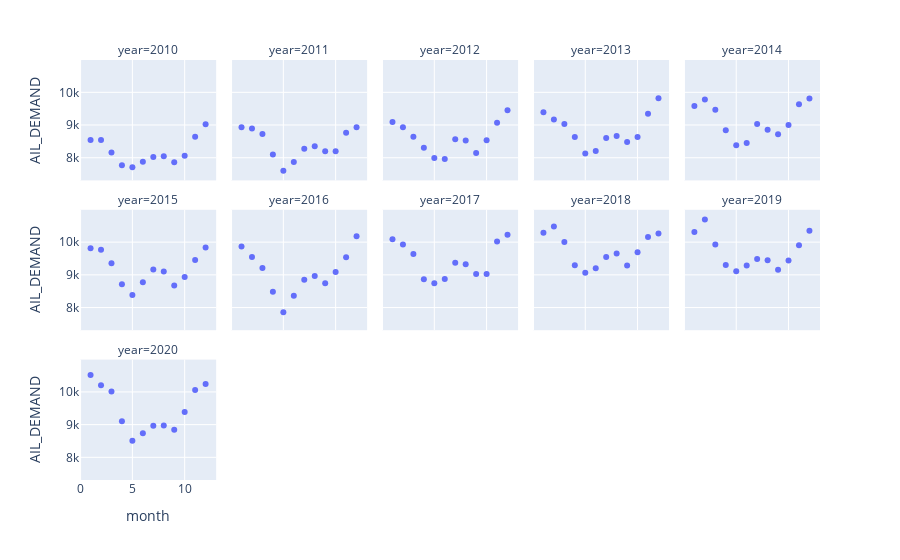

The notebook cell saved with this chart:
### Code cell
px.scatter(month_avg, x = "month", y = "AIL_DEMAND", facet_col = "year", facet_col_wrap= 5)

### Figure 1 — Plotly figure (JSON) as saved in the notebook; plotly's stock layout.template omitted (floating-point values rounded to 4 significant figures)
{"data": [{"hovertemplate": "year=2010<br>month=%{x}<br>AIL_DEMAND=%{y}<extra></extra>", "legendgroup": "", "marker": {"color": "#636efa", "symbol": "circle"}, "mode": "markers", "name": "", "orientation": "v", "showlegend": false, "type": "scatter", "x": [1, 2, 3, 4, 5, 6, 7, 8, 9, 10, 11, 12], "xaxis": "x11", "y": [8545.0, 8541.0, 8159.0, 7774.0, 7707.0, 7878.0, 8025.0, 8042.0, 7862.0, 8063.0, 8643.0, 9021.0], "yaxis": "y11"}, {"hovertemplate": "year=2011<br>month=%{x}<br>AIL_DEMAND=%{y}<extra></extra>", "legendgroup": "", "marker": {"color": "#636efa", "symbol": "circle"}, "mode": "markers", "name": "", "orientation": "v", "showlegend": false, "type": "scatter", "x": [1, 2, 3, 4, 5, 6, 7, 8, 9, 10, 11, 12], "xaxis": "x12", "y": [8935.0, 8893.0, 8729.0, 8099.0, 7606.0, 7871.0, 8274.0, 8352.0, 8195.0, 8200.0, 8764.0, 8930.0], "yaxis": "y12"}, {"hovertemplate": "year=2012<br>month=%{x}<br>AIL_DEMAND=%{y}<extra></extra>", "legendgroup": "", "marker": {"color": "#636efa", "symbol": "circle"}, "mode": "markers", "name": "", "orientation": "v", "showlegend": false, "type": "scatter", "x": [1, 2, 3, 4, 5, 6, 7, 8, 9, 10, 11, 12], "xaxis": "x13", "y": [9093.0, 8935.0, 8640.0, 8309.0, 7994.0, 7963.0, 8564.0, 8526.0, 8144.0, 8538.0, 9071.0, 9456.0], "yaxis": "y13"}, {"hovertemplate": "year=2013<br>month=%{x}<br>AIL_DEMAND=%{y}<extra></extra>", "legendgroup": "", "marker": {"color": "#636efa", "symbol": "circle"}, "mode": "markers", "name": "", "orientation": "v", "showlegend": false, "type": "scatter", "x": [1, 2, 3, 4, 5, 6, 7, 8, 9, 10, 11, 12], "xaxis": "x14", "y": [9390.0, 9169.0, 9032.0, 8633.0, 8127.0, 8202.0, 8601.0, 8662.0, 8484.0, 8634.0, 9346.0, 9817.0], "yaxis": "y14"}, {"hovertemplate": "year=2014<br>month=%{x}<br>AIL_DEMAND=%{y}<extra></extra>", "legendgroup": "", "marker": {"color": "#636efa", "symbol": "circle"}, "mode": "markers", "name": "", "orientation": "v", "showlegend": false, "type": "scatter", "x": [1, 2, 3, 4, 5, 6, 7, 8, 9, 10, 11, 12], "xaxis": "x15", "y": [9579.0, 9784.0, 9464.0, 8838.0, 8384.0, 8450.0, 9032.0, 8855.0, 8720.0, 9002.0, 9635.0, 9813.0], "yaxis": "y15"}, {"hovertemplate": "year=2015<br>month=%{x}<br>AIL_DEMAND=%{y}<extra></extra>", "legendgroup": "", "marker": {"color": "#636efa", "symbol": "circle"}, "mode": "markers", "name": "", "orientation": "v", "showlegend": false, "type": "scatter", "x": [1, 2, 3, 4, 5, 6, 7, 8, 9, 10, 11, 12], "xaxis": "x6", "y": [9817.0, 9770.0, 9353.0, 8716.0, 8381.0, 8774.0, 9161.0, 9103.0, 8672.0, 8934.0, 9450.0, 9837.0], "yaxis": "y6"}, {"hovertemplate": "year=2016<br>month=%{x}<br>AIL_DEMAND=%{y}<extra></extra>", "legendgroup": "", "marker": {"color": "#636efa", "symbol": "circle"}, "mode": "markers", "name": "", "orientation": "v", "showlegend": false, "type": "scatter", "x": [1, 2, 3, 4, 5, 6, 7, 8, 9, 10, 11, 12], "xaxis": "x7", "y": [9869.0, 9543.0, 9211.0, 8480.0, 7858.0, 8362.0, 8847.0, 8968.0, 8746.0, 9086.0, 9536.0, 10180.0], "yaxis": "y7"}, {"hovertemplate": "year=2017<br>month=%{x}<br>AIL_DEMAND=%{y}<extra></extra>", "legendgroup": "", "marker": {"color": "#636efa", "symbol": "circle"}, "mode": "markers", "name": "", "orientation": "v", "showlegend": false, "type": "scatter", "x": [1, 2, 3, 4, 5, 6, 7, 8, 9, 10, 11, 12], "xaxis": "x8", "y": [10080.0, 9931.0, 9638.0, 8862.0, 8741.0, 8870.0, 9369.0, 9325.0, 9028.0, 9028.0, 10020.0, 10220.0], "yaxis": "y8"}, {"hovertemplate": "year=2018<br>month=%{x}<br>AIL_DEMAND=%{y}<extra></extra>", "legendgroup": "", "marker": {"color": "#636efa", "symbol": "circle"}, "mode": "markers", "name": "", "orientation": "v", "showlegend": false, "type": "scatter", "x": [1, 2, 3, 4, 5, 6, 7, 8, 9, 10, 11, 12], "xaxis": "x9", "y": [10290.0, 10480.0, 10010.0, 9296.0, 9062.0, 9198.0, 9547.0, 9656.0, 9288.0, 9692.0, 10160.0, 10260.0], "yaxis": "y9"}, {"hovertemplate": "year=2019<br>month=%{x}<br>AIL_DEMAND=%{y}<extra></extra>", "legendgroup": "", "marker": {"color": "#636efa", "symbol": "circle"}, "mode": "markers", "name": "", "orientation": "v", "showlegend": false, "type": "scatter", "x": [1, 2, 3, 4, 5, 6, 7, 8, 9, 10, 11, 12], "xaxis": "x10", "y": [10310.0, 10690.0, 9930.0, 9304.0, 9109.0, 9283.0, 9481.0, 9449.0, 9158.0, 9435.0, 9906.0, 10350.0], "yaxis": "y10"}, {"hovertemplate": "year=2020<br>month=%{x}<br>AIL_DEMAND=%{y}<extra></extra>", "legendgroup": "", "marker": {"color": "#636efa", "symbol": "circle"}, "mode": "markers", "name": "", "orientation": "v", "showlegend": false, "type": "scatter", "x": [1, 2, 3, 4, 5, 6, 7, 8, 9, 10, 11, 12], "xaxis": "x", "y": [10510.0, 10210.0, 10010.0, 9102.0, 8505.0, 8735.0, 8968.0, 8977.0, 8843.0, 9388.0, 10060.0, 10240.0], "yaxis": "y"}], "layout": {"annotations": [{"font": {}, "showarrow": false, "text": "year=2020", "x": 0.092, "xanchor": "center", "xref": "paper", "y": 0.2867, "yanchor": "bottom", "yref": "paper"}, {"font": {}, "showarrow": false, "text": "year=2015", "x": 0.092, "xanchor": "center", "xref": "paper", "y": 0.6433, "yanchor": "bottom", "yref": "paper"}, {"font": {}, "showarrow": false, "text": "year=2016", "x": 0.296, "xanchor": "center", "xref": "paper", "y": 0.6433, "yanchor": "bottom", "yref": "paper"}, {"font": {}, "showarrow": false, "text": "year=2017", "x": 0.5, "xanchor": "center", "xref": "paper", "y": 0.6433, "yanchor": "bottom", "yref": "paper"}, {"font": {}, "showarrow": false, "text": "year=2018", "x": 0.704, "xanchor": "center", "xref": "paper", "y": 0.6433, "yanchor": "bottom", "yref": "paper"}, {"font": {}, "showarrow": false, "text": "year=2019", "x": 0.908, "xanchor": "center", "xref": "paper", "y": 0.6433, "yanchor": "bottom", "yref": "paper"}, {"font": {}, "showarrow": false, "text": "year=2010", "x": 0.092, "xanchor": "center", "xref": "paper", "y": 1.0, "yanchor": "bottom", "yref": "paper"}, {"font": {}, "showarrow": false, "text": "year=2011", "x": 0.296, "xanchor": "center", "xref": "paper", "y": 1.0, "yanchor": "bottom", "yref": "paper"}, {"font": {}, "showarrow": false, "text": "year=2012", "x": 0.5, "xanchor": "center", "xref": "paper", "y": 1.0, "yanchor": "bottom", "yref": "paper"}, {"font": {}, "showarrow": false, "text": "year=2013", "x": 0.704, "xanchor": "center", "xref": "paper", "y": 1.0, "yanchor": "bottom", "yref": "paper"}, {"font": {}, "showarrow": false, "text": "year=2014", "x": 0.908, "xanchor": "center", "xref": "paper", "y": 1.0, "yanchor": "bottom", "yref": "paper"}], "legend": {"tracegroupgap": 0}, "margin": {"t": 60}, "xaxis": {"anchor": "y", "domain": [0, 0.184], "title": {"text": "month"}}, "xaxis10": {"anchor": "y10", "domain": [0.816, 1], "matches": "x", "showticklabels": false}, "xaxis11": {"anchor": "y11", "domain": [0, 0.184], "matches": "x", "showticklabels": false}, "xaxis12": {"anchor": "y12", "domain": [0.204, 0.388], "matches": "x", "showticklabels": false}, "xaxis13": {"anchor": "y13", "domain": [0.408, 0.592], "matches": "x", "showticklabels": false}, "xaxis14": {"anchor": "y14", "domain": [0.612, 0.796], "matches": "x", "showticklabels": false}, "xaxis15": {"anchor": "y15", "domain": [0.816, 1], "matches": "x", "showticklabels": false}, "xaxis2": {"anchor": "y2", "domain": [0.204, 0.388], "matches": "x", "title": {"text": "month"}}, "xaxis3": {"anchor": "y3", "domain": [0.408, 0.592], "matches": "x", "title": {"text": "month"}}, "xaxis4": {"anchor": "y4", "domain": [0.612, 0.796], "matches": "x", "title": {"text": "month"}}, "xaxis5": {"anchor": "y5", "domain": [0.816, 1], "matches": "x", "title": {"text": "month"}}, "xaxis6": {"anchor": "y6", "domain": [0, 0.184], "matches": "x", "showticklabels": false}, "xaxis7": {"anchor": "y7", "domain": [0.204, 0.388], "matches": "x", "showticklabels": false}, "xaxis8": {"anchor": "y8", "domain": [0.408, 0.592], "matches": "x", "showticklabels": false}, "xaxis9": {"anchor": "y9", "domain": [0.612, 0.796], "matches": "x", "showticklabels": false}, "yaxis": {"anchor": "x", "domain": [0, 0.2867], "title": {"text": "AIL_DEMAND"}}, "yaxis10": {"anchor": "x10", "domain": [0.3567, 0.6433], "matches": "y", "showticklabels": false}, "yaxis11": {"anchor": "x11", "domain": [0.7133, 1.0], "matches": "y", "title": {"text": "AIL_DEMAND"}}, "yaxis12": {"anchor": "x12", "domain": [0.7133, 1.0], "matches": "y", "showticklabels": false}, "yaxis13": {"anchor": "x13", "domain": [0.7133, 1.0], "matches": "y", "showticklabels": false}, "yaxis14": {"anchor": "x14", "domain": [0.7133, 1.0], "matches": "y", "showticklabels": false}, "yaxis15": {"anchor": "x15", "domain": [0.7133, 1.0], "matches": "y", "showticklabels": false}, "yaxis2": {"anchor": "x2", "domain": [0, 0.2867], "matches": "y", "showticklabels": false}, "yaxis3": {"anchor": "x3", "domain": [0, 0.2867], "matches": "y", "showticklabels": false}, "yaxis4": {"anchor": "x4", "domain": [0, 0.2867], "matches": "y", "showticklabels": false}, "yaxis5": {"anchor": "x5", "domain": [0, 0.2867], "matches": "y", "showticklabels": false}, "yaxis6": {"anchor": "x6", "domain": [0.3567, 0.6433], "matches": "y", "title": {"text": "AIL_DEMAND"}}, "yaxis7": {"anchor": "x7", "domain": [0.3567, 0.6433], "matches": "y", "showticklabels": false}, "yaxis8": {"anchor": "x8", "domain": [0.3567, 0.6433], "matches": "y", "showticklabels": false}, "yaxis9": {"anchor": "x9", "domain": [0.3567, 0.6433], "matches": "y", "showticklabels": false}}}
